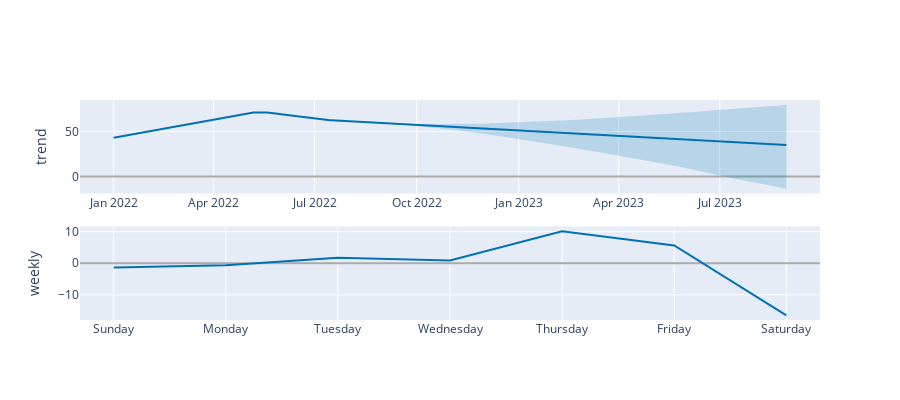

Notebook code cell kept with this figure:
### Code cell
plot_components_plotly(m, forecast)

### Figure 1 — Plotly figure (JSON) as saved in the notebook; plotly's stock layout.template omitted (floating-point values rounded to 4 significant figures; data arrays with more than 128 entries replaced by an {"elided": "..."} marker saying what was removed)
{"data": [{"line": {"color": "#0072B2", "width": 2}, "mode": "lines", "name": "trend", "type": "scatter", "x": {"elided": "607 str values"}, "xaxis": "x", "y": {"elided": "607 float values"}, "yaxis": "y"}, {"line": {"color": "rgba(0, 114, 178, 0.2)", "width": 0}, "mode": "lines", "name": "trend_upper", "type": "scatter", "x": {"elided": "607 str values"}, "xaxis": "x", "y": {"elided": "607 float values"}, "yaxis": "y"}, {"fill": "tonexty", "fillcolor": "rgba(0, 114, 178, 0.2)", "line": {"color": "rgba(0, 114, 178, 0.2)", "width": 0}, "mode": "lines", "name": "trend_lower", "type": "scatter", "x": {"elided": "607 str values"}, "xaxis": "x", "y": {"elided": "607 float values"}, "yaxis": "y"}, {"line": {"color": "#0072B2", "width": 2}, "mode": "lines", "name": "weekly", "type": "scatter", "x": ["2017-01-01T00:00:00", "2017-01-02T00:00:00", "2017-01-03T00:00:00", "2017-01-04T00:00:00", "2017-01-05T00:00:00", "2017-01-06T00:00:00", "2017-01-07T00:00:00"], "xaxis": "x2", "y": [-1.309, -0.634, 1.746, 0.8998, 10.18, 5.634, -16.51], "yaxis": "y2"}], "layout": {"height": 400, "showlegend": false, "width": 900, "xaxis": {"anchor": "y", "domain": [0, 1], "range": ["2021-12-01T16:48:00", "2023-09-29T07:12:00"], "type": "date"}, "xaxis2": {"anchor": "y2", "domain": [0, 1], "range": ["2016-12-31T16:48:00", "2017-01-07T07:12:00"], "tickformat": "%A", "type": "date"}, "yaxis": {"anchor": "x", "domain": [0.575, 1], "rangemode": "normal", "title": {"text": "trend"}, "zerolinecolor": "#AAA"}, "yaxis2": {"anchor": "x2", "domain": [0, 0.425], "title": {"text": "weekly"}, "zerolinecolor": "#AAA"}}}
